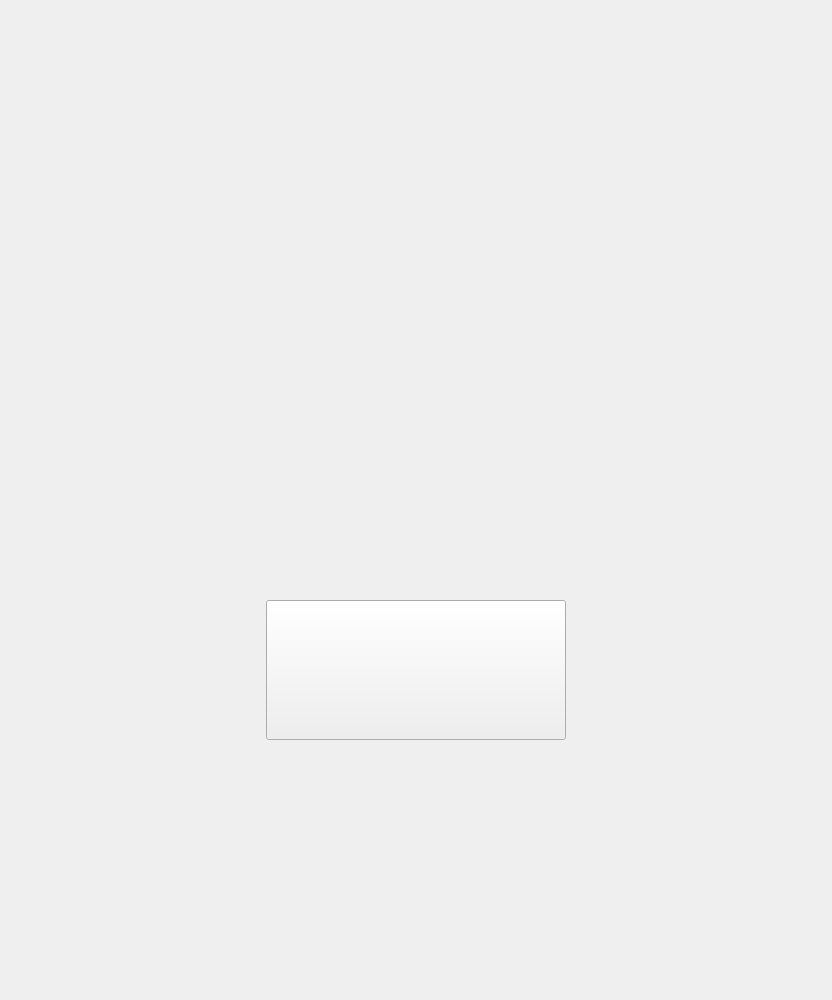
<?xml version="1.0" encoding="UTF-8"?>
<ui version="4.0">
 <class>MenuStackedWidget</class>
 <widget class="QStackedWidget" name="MenuStackedWidget">
  <property name="geometry">
   <rect>
    <x>0</x>
    <y>0</y>
    <width>832</width>
    <height>1000</height>
   </rect>
  </property>
  <property name="windowTitle">
   <string>nim-game</string>
  </property>
  <property name="windowIcon">
   <iconset>
    <normaloff>../assets/icon/Icon.jpg</normaloff>../assets/icon/Icon.jpg</iconset>
  </property>
  <property name="styleSheet">
   <string notr="true"/>
  </property>
  <widget class="QWidget" name="Menu">
   <property name="styleSheet">
    <string notr="true">background-image: url(:/Menu/Background.jpg);
background-repeat: no-repeat;
background-position: center;</string>
   </property>
   <widget class="QPushButton" name="ButtonStart">
    <property name="geometry">
     <rect>
      <x>266</x>
      <y>600</y>
      <width>300</width>
      <height>140</height>
     </rect>
    </property>
    <property name="styleSheet">
     <string notr="true">background-image: url(:/Menu/Start.png);
background-repeat: no-repeat;
background-position: center;</string>
    </property>
    <property name="text">
     <string/>
    </property>
   </widget>
  </widget>
  <widget class="QWidget" name="Game">
   <property name="styleSheet">
    <string notr="true">background-image: url(:/Game/GameBackGround.jpg);
background-repeat: no-repeat;
background-position: center;</string>
   </property>
   <widget class="QLabel" name="StoneCount">
    <property name="geometry">
     <rect>
      <x>390</x>
      <y>710</y>
      <width>81</width>
      <height>81</height>
     </rect>
    </property>
    <property name="font">
     <font>
      <family>Nirmala Text Semilight</family>
      <pointsize>72</pointsize>
     </font>
    </property>
    <property name="autoFillBackground">
     <bool>false</bool>
    </property>
    <property name="styleSheet">
     <string notr="true">background-image: url(&quot;&quot;);
color: rgb(163, 152, 31);</string>
    </property>
    <property name="text">
     <string>15</string>
    </property>
   </widget>
   <widget class="QPushButton" name="ButtonTakeStone">
    <property name="geometry">
     <rect>
      <x>250</x>
      <y>460</y>
      <width>361</width>
      <height>231</height>
     </rect>
    </property>
    <property name="styleSheet">
     <string notr="true">background-image: url(:/Game/TakeStone.png);</string>
    </property>
    <property name="text">
     <string/>
    </property>
   </widget>
   <widget class="QLabel" name="PlayerNumber">
    <property name="geometry">
     <rect>
      <x>730</x>
      <y>170</y>
      <width>51</width>
      <height>81</height>
     </rect>
    </property>
    <property name="font">
     <font>
      <family>Nirmala Text Semilight</family>
      <pointsize>72</pointsize>
     </font>
    </property>
    <property name="autoFillBackground">
     <bool>false</bool>
    </property>
    <property name="styleSheet">
     <string notr="true">background-image: url(&quot;&quot;);
color: rgb(163, 152, 31);</string>
    </property>
    <property name="text">
     <string>1</string>
    </property>
   </widget>
   <widget class="QPushButton" name="Select1Stone">
    <property name="geometry">
     <rect>
      <x>250</x>
      <y>330</y>
      <width>91</width>
      <height>91</height>
     </rect>
    </property>
    <property name="styleSheet">
     <string notr="true">background-image: url(:/Game/Select1Stone.png);
background-repeat: no-repeat;
background-position: center;</string>
    </property>
    <property name="text">
     <string/>
    </property>
   </widget>
   <widget class="QPushButton" name="Select2Stone">
    <property name="geometry">
     <rect>
      <x>380</x>
      <y>330</y>
      <width>91</width>
      <height>91</height>
     </rect>
    </property>
    <property name="styleSheet">
     <string notr="true">background-image: url(:/Game/Select2Stone.png);
background-repeat: no-repeat;
background-position: center;</string>
    </property>
    <property name="text">
     <string/>
    </property>
   </widget>
   <widget class="QPushButton" name="Select3Stone">
    <property name="geometry">
     <rect>
      <x>520</x>
      <y>330</y>
      <width>91</width>
      <height>91</height>
     </rect>
    </property>
    <property name="styleSheet">
     <string notr="true">background-image: url(:/Game/Select3Stone.png);
background-repeat: no-repeat;
background-position: center;</string>
    </property>
    <property name="text">
     <string/>
    </property>
   </widget>
  </widget>
  <widget class="QWidget" name="LoseScreen">
   <property name="styleSheet">
    <string notr="true">background-image: url(:/LoseScreen/LoseScreen.jpg);
background-repeat: no-repeat;
background-position: center;</string>
   </property>
  </widget>
  <widget class="QWidget" name="WinScreen">
   <property name="styleSheet">
    <string notr="true">background-image: url(:/WinScreen/WinScreen.jpg);
background-repeat: no-repeat;
background-position: center;</string>
   </property>
  </widget>
 </widget>
 <resources>
  <include location="resources.qrc"/>
 </resources>
 <connections/>
</ui>
